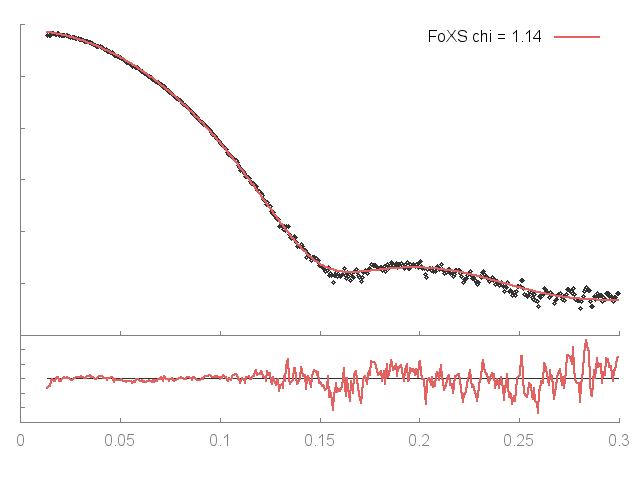

Write the gnuplot code that produced this figure.
set terminal png enhanced; set output "Vp133.B99990096_MSE_24159_LBNL_merged_q30.png";
set lmargin 2; set rmargin 2;set multiplot
set origin 0,0;set size 1,0.3; set tmargin 0; set bmargin 3;set ylabel '';set format y '';set xtics nomirror;set ytics nomirror; set border 3
set style line 11 lc rgb '#808080' lt 1;set border 3 back ls 11;f(x)=1
plot f(x) notitle lc rgb '#333333', 'Vp133.B99990096_MSE_24159_LBNL_merged_q30.dat' u 1:($2/$3) notitle w lines lw 2.5 lc rgb '#e26261'
set origin 0,0.3;set size 1,0.69; set bmargin 0; set tmargin 1;set xlabel ''; set format x ''; set ylabel '';
plot 'Vp133.B99990096_MSE_24159_LBNL_merged_q30.dat' u 1:2 thru log(y) notitle lc rgb '#333333' pt 6 ps 0.8, 'Vp133.B99990096_MSE_24159_LBNL_merged_q30.dat' u 1:3 thru log(y) t 'FoXS chi = 1.14' w lines lw 2.5 lc rgb '#e26261'
unset multiplot
reset
